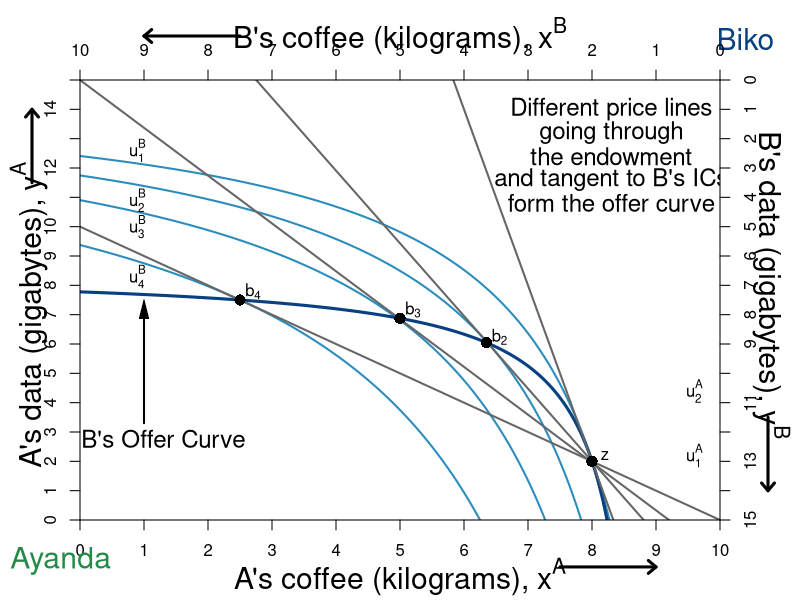

This figure's R source:
#require(ggplot2)
require(shape)
pdf(file = "property/property_psp1_offer.pdf", width = 9, height = 7)

#Set parameters for graphics
pointsize <- 1.8
axislabelsize <- 1.8
labelsize <- 1.5
namesize <- 1.8
annotatesize <- 1.5
graphlinewidth <- 2
segmentlinewidth <- 1.5

COL <- c("#7fc97f", "#beaed4", "#fdc086", "#ffff99", "#386cb0", "#f0027f", "#bf5b17", "#666666")
COLA <- c("#99d8c9","#66c2a4","#41ae76", "#238b45", "#005824")
COLB <- c("#4eb3d3", "#2b8cbe", "#0868ac","#084081")


indiffcurveA1 <- function(x, U = 4, A = 1, a = 0.5) {
  ((((U-2)/A)*(1/x)^a)^(1/(1-a)))
}

indiffcurveA2 <- function(x, U = 4, A = 1, a = 0.5) {
  (((U/A)*(1/x)^a)^(1/(1-a)))
}

indiffcurveA3 <- function(x, U = 6.196918, A = 1, a = 0.5) {
  (((U/A)*(1/x)^a)^(1/(1-a)))
}

indiffcurveA4 <- function(x, U = 6.984164, A = 1, a = 0.5) {
  ((((U)/A)*(1/x)^a)^(1/(1-a)))
}

paretoEC <- function(x) {
  (3/2)*x
}

MonopolyPrice <- function(x) {
  21.82142 - 2.477677*x 
}

PriceLine <- function(x, intercept = 10, slope = 1) {
  intercept - slope*x 
}

uB <- function(xA, yA, alpha = 1/3){
  ((10-xA)^alpha)*((15-yA)^(1 - alpha))
}


OfferCurveA <- function(x) {
  x/(x  - 4)
}

mrsplot <- function(x) {
  (13/2)*(x/(9-x)^2)
}

OfferCurveB <- function(x) {
  15 - (13/2)*(10 - x)/(9 - x)
}

#Deriving the offer curves: let py = 1
#wA = 8px + 2py = 8px + 2; Demand: x = w/2px => x = 4 + 1/px => px = 1/(x - 4)
#Offer curve is y = px*x => (1/(x-4))*x = x/(x-4) defined for x neq 4
#wA = 2px + 13py = 2px + 13; Demand: x = w/2px => x = 1 + 13/2px => px = 13/2(x - 1)
#B's Offer curve is y = px*x => (13/2)(1/(x-1))*x = (13/2)(x/(x-1)
#Therefore in terms of yA and xA:
#15 - y = (13/2)*(10 - x)/(10 - x - 1)
#Therefore y = 15 - (13/2)*(10-x)/(9 - x) defined for x neq 9
#The tangency of the indifference curve and the offer curve gives mrsplot
#Where mrsplot equals that offer curve, we get x = (3/17)*(51 - sqrt(221)) = 6.376576; 
#So y = 6.022321; therefore u = (6.376576^0.5)*(6.022321^0.5)

indiffcurveBneg1 <- function(x, U = 5.09, A = 1, a = 0.5) {
  15 - (((U/A)*(1/(10 - x))^a)^(1/(1-a)))
}

indiffcurveBneg2 <- function(x, U = 5.703502, A = 1, a = 0.5) {
  15 - (((U/A)*(1/(10 - x))^a)^(1/(1-a)))
}

#Aisha happens to have found 8 apples and 2 oranges, 
#and Betty happens to have found 2 apples and 13 oranges. 
#Aisha's utility (8^0.5)*(2^0.5) = 4
#Betty's utility (2^0.5)*(13^0.5) = 5.09



par(mar =  c(4, 4, 4, 4))
xlims <- c(0, 10)
ylims <- c(0, 15)
xlims2 <- c(10, 0)
ylims2 <- c(15, 0)

plot(0, 0, xlim = xlims, ylim = ylims, type = "n",
     xlab = "",
     ylab = "", 
     line = 2.5,
     xaxt = "n", 
     yaxt = "n", 
     cex.lab = axislabelsize, 
     bty = "n",
     xaxs="i", 
     yaxs="i")


npts <- 500 
npts2 <- 501

#Specify the sequences of points for graphing. 
xx1 <- seq(xlims[1], xlims[2], length.out = npts)
yy1 <- indiffcurveA2(xx1, U = 4, A = 1, a = 0.5)
yy2 <- indiffcurveA2(xx1)

#Polygon Attempt
#polygon(x = c(1.34, 6, 8, 10 - 6.73), y = c(12, 9, 2, 15 - 10.1), col="powderblue", density=NULL, border = NA)

#I need something like xx1 with npts for 
#xpoly1 <- seq(from = 1.34, to = 8, length.out = 500)
#ypoly1 <- indiffcurveA2(xpoly1, U = 4, A = 1, a = 0.5)
#ypoly2 <- indiffcurveBneg(xpoly1, U = 5.09, A = 1, a = 0.5)
#polygon(x = c(xpoly1, rev(xpoly1)), y = c(ypoly1, rev(ypoly2)), col=COL[3], density=NULL, border = NA)
xx2 <- seq(4, xlims[2], length.out = npts)
xx3 <- seq(xlims[1], 9, length.out = npts)

#Draw the lines for the graphs
#lines(xx1, indiffcurveA1(xx1), col = COLA[3], lwd = graphlinewidth)
#lines(xx1, indiffcurveA2(xx1), col = COLA[3], lwd = graphlinewidth)
#lines(xx1, indiffcurveA3(xx1), col = COLA[3], lwd = graphlinewidth)
#lines(xx1, indiffcurveA4(xx1), col = COLA[3], lwd = graphlinewidth)
#lines(xx1, paretoEC(xx1), col = COL[2], lwd = graphlinewidth)
#lines(xx2, OfferCurveA(xx2), col = COL[2], lwd = graphlinewidth)

#lines(xx1, mrsplot(xx1), col = COL[1], lwd = graphlinewidth)
lines(xx1, indiffcurveBneg1(xx1), col = COLB[2], lwd = graphlinewidth)
lines(xx1, indiffcurveBneg2(xx1), col = COLB[2], lwd = graphlinewidth)
lines(xx1, indiffcurveBneg2(xx1, U = 6.4), col = COLB[2], lwd = graphlinewidth)
lines(xx1, indiffcurveBneg2(xx1, U = 7.5), col = COLB[2], lwd = graphlinewidth)

lines(xx3, OfferCurveB(xx3), col = COLB[4], lwd = graphlinewidth+1)
lines(xx1, MonopolyPrice(xx1), col = COL[8], lwd = graphlinewidth)
lines(xx1, PriceLine(xx1), col = COL[8], lwd = graphlinewidth)
lines(xx1, PriceLine(xx1, intercept = 15, slope = 1.63), col = COL[8], lwd = graphlinewidth)
lines(xx1, PriceLine(xx1, intercept = 50, slope = 6), col = COL[8], lwd = graphlinewidth)

#Customize ticks and labels for the plot
ticksy <- seq(from = 0, to = 15, by = 1)
ylabels <- seq(from = 0, to = 15, by = 1)
ticksx <- seq(from = 0, to = 10, by = 1)
xlabels <- seq(from = 0, to = 10, by = 1)
axis(1, at = ticksx, pos = 0, labels = xlabels)
axis(2, at = ticksy, pos = 0, labels = ylabels, las = 0)

#Axis labels
mtext(expression(paste("A's coffee (kilograms), ", x^A)), side=1, line = 3, cex = axislabelsize)
text(-0.8, 7, expression(paste("A's data (gigabytes), ", y^A)), xpd = TRUE, cex = axislabelsize, srt = 90) 

#Add arrows:
arrows(-0.75, 11.5, -0.75, 14, xpd = TRUE, length=0.1,angle=40,lwd=3)
arrows(7.5, -1.6, 9, -1.6, xpd = TRUE, length=0.1,angle=40,lwd=3)

#Annotation of the three graphs and the NE
#text(9.6, 0.9, expression(u[1]^A))
text(9.6, 2.2, expression(u[1]^A))
text(9.6, 4.4, expression(u[2]^A))
#text(9.6, 5.9, expression(u[4]^A))

#Perhaps useful point to label the unused intersection of the participation constraints
#points(1.34, 12, pch = 16, col = "black", cex = 1.5)



#Pareto efficiency curve
# segments(3.27, 4.9, 5.84, 8.77, lty = 1, lwd = graphlinewidth, col = COL[2])
# text(4.7, 5, expression("Pareto Efficient Curve"))
# Arrows(4.5, 5.3, 4.5, 6.2, col = "black", lty = 1, lwd = 2, arr.type = "triangle", arr.lwd = 0.5)

#Label B's offer curve
text(1.3, 2.75, expression("B's Offer Curve"),cex = annotatesize - 0.05)
Arrows(1, 3.3, 1, 7.2, col = "black", lty = 1, lwd = 2, arr.type = "triangle", arr.lwd = 0.5)

#Monopoly Price Line
# text(7, 13.5, expression(paste("Monopoly Price Line")))
# text(7, 13, expression(paste("Slope", phantom()==-p[m])))
# Arrows(6.3, 13, 3.8, 13, col = "black", lty = 1, lwd = 2, arr.type = "triangle", arr.lwd = 0.5)

text(8.3, 14, expression(paste("Different price lines")), cex = annotatesize - 0.05)
text(8.3, 13.2, expression(paste("going through")), cex = annotatesize - 0.05)
text(8.3, 12.4, expression(paste("the endowment")), cex = annotatesize - 0.05)
text(8.3, 11.6, expression(paste("and tangent to B's ICs")), cex = annotatesize - 0.05)
text(8.3, 10.8, expression(paste("form the offer curve")), cex = annotatesize - 0.05)
# text(7, 13, expression(paste("Slope", phantom()==-p[m])))
# Arrows(6.3, 13, 3.8, 13, col = "black", lty = 1, lwd = 2, arr.type = "triangle", arr.lwd = 0.5)

#Add a point for the initial endowment
points(8, OfferCurveB(x = 8), pch = 16, col = "black", cex = 1.5)
text(8+0.2, OfferCurveB(x = 8) + 0.2, expression(z))


#Add a point for the initial endowment
points(6.35, OfferCurveB(x = 6.35), pch = 16, col = "black", cex = 1.5)
text(6.35 + 0.2, OfferCurveB(x = 6.35) + 0.2, expression(b[2]))

#Add a point for the initial endowment
points(5, OfferCurveB(x = 5), pch = 16, col = "black", cex = 1.5)
text(5 + 0.2, OfferCurveB(x = 5) + 0.3, expression(b[3]))

#Add a point for the initial endowment
points(2.5, OfferCurveB(x = 2.5), pch = 16, col = "black", cex = 1.5)
text(2.5 + 0.2, OfferCurveB(x = 2.5) + 0.3, expression(b[4]))


text(-0.3, -1.4, expression("Ayanda"), xpd = TRUE, cex = namesize, col = COLA[4])
text(10.4, 16.4, expression("Biko"), xpd = TRUE, cex = namesize, col = COLB[4])

#Set up second axes and labels
par(new = TRUE)

#Use the same x and ylims as previously, but with locations switched
xlims2 <- c(10, 0)
ylims2 <- c(15, 0)

#Leave the ylab and xlab blank to ensure no axes titles
plot(0, 0, xlim = xlims2, ylim = ylims2, type = "n",
     xlab = expression(paste("")),
     ylab = expression(paste("")),
     xaxt = "n", 
     yaxt = "n", 
     cex.lab = 1.3, 
     bty = "n",
     xaxs="i", 
     yaxs="i")

#Set up axes at sides 3 and 4 (top and right)
axis(side = 3, at = ticksx, pos = 0, labels = xlabels)
axis(side = 4, at = ticksy, pos = 0, labels = ylabels, las = 0)

text(5, -1.5, expression(paste("B's coffee (kilograms), ", x^B)), xpd = TRUE, cex = axislabelsize)
text(-0.8, 7, expression(paste("B's data (gigabytes), ", y^B)), xpd = TRUE, cex = axislabelsize, srt = 270) 

#Add arrows:
arrows(-0.75, 11.5, -0.75, 14, xpd = TRUE, length=0.1,angle=40,lwd=3)
arrows(7.5, -1.5, 9, -1.5, xpd = TRUE, length=0.1,angle=40,lwd=3)


#Functions for B's indifference curves
indiffcurveB1 <- function(x, U = 5.09, A = 1, a = 0.5) {
  ((((U-2)/A)*(1/x)^a)^(1/(1-a)))
}

indiffcurveB2 <- function(x, U = 5.09, A = 1, a = 0.5) {
  (((U/A)*(1/x)^a)^(1/(1-a)))
}

indiffcurveB3 <- function(x, U = 5.703502, A = 1, a = 0.5) {
  ((((U)/A)*(1/x)^a)^(1/(1-a)))
}

indiffcurveB4 <- function(x, U = 8.244574, A = 1, a = 0.5) {
  ((((U)/A)*(1/x)^a)^(1/(1-a)))
}

indiffcurveB5 <- function(x, U = 9, A = 1, a = 0.5) {
  ((((U)/A)*(1/x)^a)^(1/(1-a)))
}



#lines(xx1, indiffcurveB1(xx1), col = COLB[3], lwd = graphlinewidth)
#lines(xx1, indiffcurveB2(xx1), col = COLB[3], lwd = graphlinewidth)
#lines(xx1, indiffcurveB3(xx1), col = COLB[3], lwd = graphlinewidth)
#lines(xx1, indiffcurveB4(xx1), col = COLB[3], lwd = graphlinewidth)

#Label B's indifference curves
text(9.1, 2.4, expression(u[1]^B))
text(9.1, 4.1, expression(u[2]^B))
text(9.1, 5, expression(u[3]^B))
text(9.1, 6.7, expression(u[4]^B))








#Label a point on the middle of the curve
#points(5, 7.5, pch = 16, col = "black", cex = 1.5)
#text(5, 7, expression(i))

#(5^0.5)*(7.5^0.5) = 6.123724

#Add point for comparison to participation constraint
#points(6.2, 1.55, pch = 16, col = "black", cex = 1.5)
#text(6.1, 1.2, expression(d))


#Calculate TIOLI power allocation for B
#mrs(x,y) => pareto efficient curve is (3/2)x = y
#A's initital utility is 4 = u(8,2) = (8^0.5)*(2^0.5)
#Therefore substitute in the contract curve u_e^A = 4 = (x^A)^(0.5)(3/2*x^A)^0.5
# => x^A = 4/((3/2)^0.5) = 3.27 => x^B = 6.73
# => y^A = 3/2(x^A) = 4.9 => y^B = 10.1

#Add point g for B's TIOLI power
# points(6.73, 10.1, pch = 16, col = "black", cex = 1.5)
# text(6.73, 10.6, expression(g))

#Calculate TIOLI power allocation for A
#mrs(x,y) => pareto efficient curve is (3/2)x = y
#A's initital utility is 4 = u(8,2) = (8^0.5)*(2^0.5)
#Therefore substitute in the contract curve u_e^A = 4 = (x^A)^(0.5)(3/2*x^A)^0.5
# => x^B = 5.09/((3/2)^0.5) = 4.16 => x^A = 5.84
# => y^B = 3/2(x^B) = 6.23 => y^A = 8.77 
#=> u^A = (5.84^0.5)*(8.77^0.5) = 7.156591
#Add point f for A's TIOLI power
# points(4.16, 6.23, pch = 16, col = "black", cex = 1.5)
# text(4.16, 5.8, expression(f))


#Annotating B's endowment
# text(1.8, 12.5, expression(e))

#Annotating a point that is a Pareto improvement over e.
# points(3.623424, 8.977679, pch = 16, col = "black", cex = 1.5)
# text(3.5, 8.6, expression(m))
#(2.94^0.5)*(12.76^0.5)

#Label Pareto Improving Lens
#text(7, 5, expression(paste("Pareto-Improving Lens")))

dev.off()
